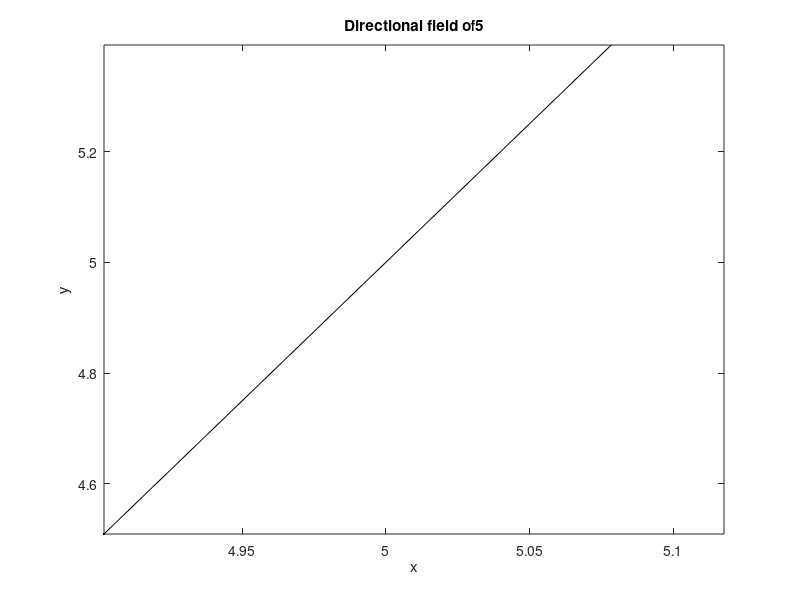

Here is the MATLAB script that generated this plot:
% Direction Field Visualizer
% For ODE's of form dy/dx = f(x, y)
% Julian Spencer w/ help of ChatGPT 4o
% 2025-Jan-24

clear; clc;

% Input
try
    % Specify ODE
    disp('Enter an ODE in the form dy/dx = f(x, y). (Do not use element-wise operators. Make sure to use * for every multiplication operation and / for every division.):');
    funcString = input('dy/dx = ', 's');
    modFuncString = strrep(funcString, '^', '.^');
    modFuncString = strrep(modFuncString, '*', '.*');
    modFuncString = strrep(modFuncString, '/', './');
    func = str2func(['@(x,y)', modFuncString]);

    testX = rand(1, 10);
    testY = rand(1, 10);
    try
        testSlope = func(testX, testY);
        clear testSlope;
    catch innerME
        error('The function you entered was not a valid function. Please enter a function of the form dy/dx = f(x, y). For example, dy/dx = "x + y".');
    end
    clear testX testY;

    %Specify bounds & spacing
    disp('Enter intended bounds & spacing:');
    xString = input('X bounds & spacing (lower:spacing:upper): ', 's');
    yString = input('Y bounds & spacing (lower:spacing:upper): ', 's');

    x = eval(xString);
    y = eval(yString);
    
    if ~isnumeric(x)
            error('The x bounds you entered were not a valid numeric range. Please enter it in the form "lowerBound:spacing:upperBound". For example, "-2:0.5:1".');
    end
    if ~isnumeric(y)
            error('The y bounds you entered were not a valid numeric range. Please enter it in the form "lowerBound:spacing:upperBound". For example, "-2:0.5:1".');
    end
catch outerME
    disp('Terminating program due to invalid input...');
    error(['Reason: ', outerME.message]);
end

% Create grid
[X, Y] = meshgrid(x, y);

% Populate slopes
Z = func(X, Y);

% Account for undefined results
undefinedMask = isnan(Z) | isinf(Z);
undefinedX = X(undefinedMask);
undefinedY = Y(undefinedMask);
Z_clean = Z(~undefinedMask);
X_clean = X(~undefinedMask);
Y_clean = Y(~undefinedMask);
undefinedCoordinatesX = undefinedX;
undefinedCoordinatesY = undefinedY;

% Recompute normalized vectors for valid points
L = sqrt(1 + Z_clean.^2);
u = 0.5 ./ L;
v = 0.5 * Z_clean ./ L;
X_start = X_clean - u;
Y_start = Y_clean - v;

% Plot the directional field
figure;
quiver(X_start, Y_start, 2*u, 2*v, 'k.'); % Plot defined as lines
hold on;
plot(undefinedX, undefinedY, 'ko'); % Plot undefined as holes
axis tight;
xlabel('x');
ylabel('y');
t = "Directional field of ";
t = strcat(t, funcString);
title(t);
hold off;